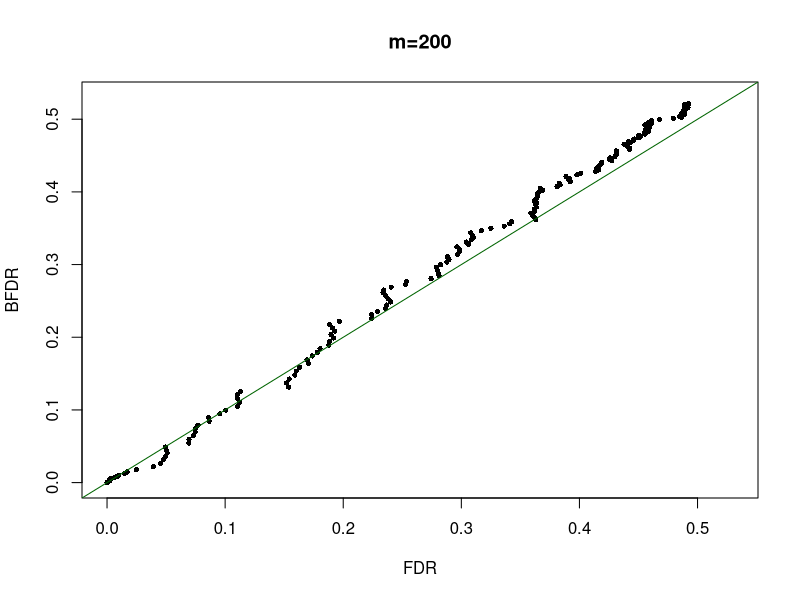
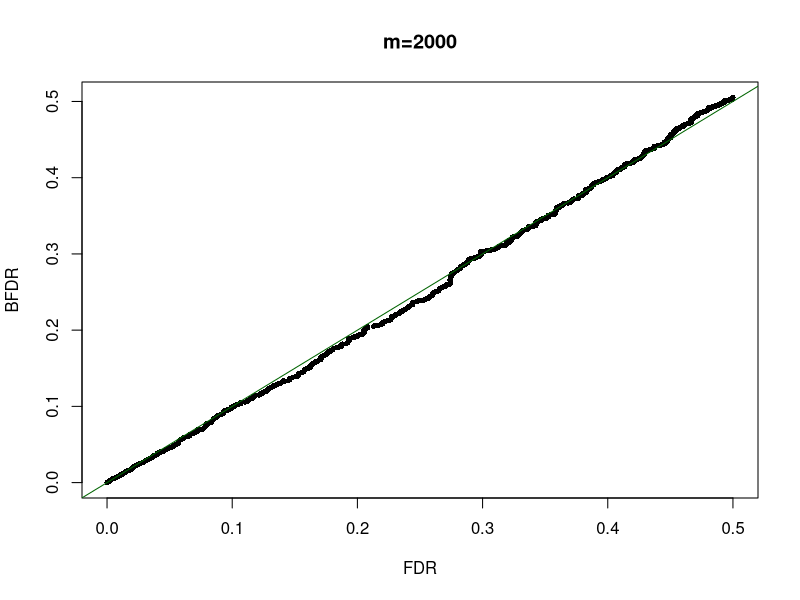
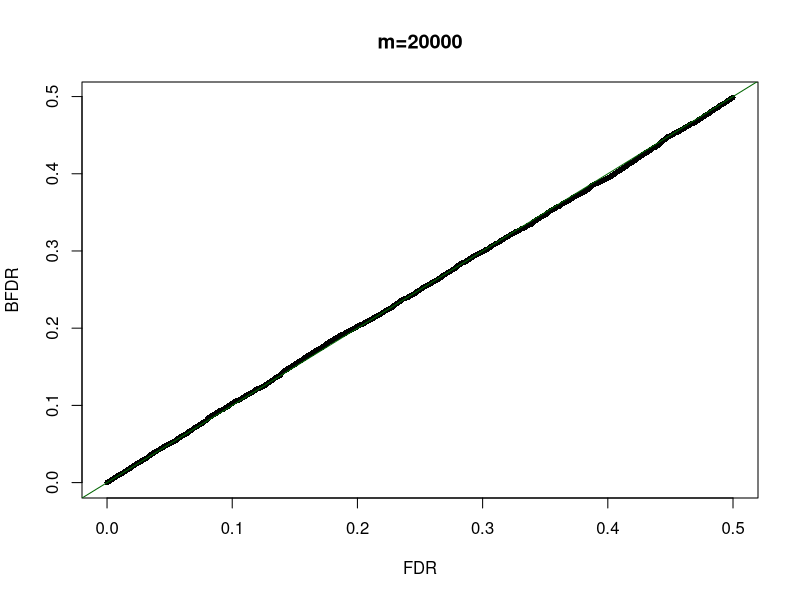

These figures' R source, in order:
compute_log10_BF<-function(zval, k){
      return(-0.5*log10(1+k)+0.5*(k/(1+k))*zval^2/log(10))
}

compute_log10_lik<-function(pi){
	return(sum(log10((pi+(1-pi)*BFv))))
}

compute_pip0<-function(pi){
	return( pi/(pi+(1-pi)*BFv))
}

pi0 = 0.5 
K = 10


set.seed(123)

N = 200
n1 = round((1-pi0)*N)
n2 = N-n1
z1 = rnorm(n1,sd=sqrt(1+K))
z2 = rnorm(n2)
zval = c(z1,z2)
BFv = 10^compute_log10_BF(zval,K)
pip0 = compute_pip0(pi0)

bfdr = cumsum(sort(pip0))/seq(1:N)

pval = 2*pnorm(-abs(zval))
ffdr = pi0*sort(pval)*N/seq(1:N)
pdf(file="bfdr_vs_fdr_m_200.pdf", pointsize = 16, width=7, height=7.5, bg="white")
plot(bfdr~ffdr,pch=16, cex=0.7, xlim=c(0,0.53), ylim = c(0,0.53), xlab="FDR", ylab = "BFDR", main = "m=200")
abline(0,1, col="darkgreen")
dev.off()
sqrt(mean((ffdr-bfdr)^2))




N = 2000
n1 = round((1-pi0)*N)
n2 = N-n1
z1 = rnorm(n1,sd=sqrt(1+K))
z2 = rnorm(n2)
zval = c(z1,z2)
BFv = 10^compute_log10_BF(zval,K)
pip0 = compute_pip0(pi0)

bfdr = cumsum(sort(pip0))/seq(1:N)

pval = 2*pnorm(-abs(zval))
ffdr = pi0*sort(pval)*N/seq(1:N)

pdf(file="bfdr_vs_fdr_m_2k.pdf", pointsize = 16, width=7, height=7.5, bg="white")
plot(bfdr~ffdr,pch=16, cex=0.7, xlab="FDR", ylab = "BFDR", main = "m=2000")
abline(0,1, col="darkgreen")
dev.off()
sqrt(mean((ffdr-bfdr)^2))


N = 20000
n1 = round((1-pi0)*N)
n2 = N-n1
z1 = rnorm(n1,sd=sqrt(1+K))
z2 = rnorm(n2)
zval = c(z1,z2)
BFv = 10^compute_log10_BF(zval,K)
pip0 = compute_pip0(pi0)

bfdr = cumsum(sort(pip0))/seq(1:N)

pval = 2*pnorm(-abs(zval))
ffdr = pi0*sort(pval)*N/seq(1:N)
pdf(file="bfdr_vs_fdr_m_20k.pdf", pointsize = 16, width=7, height=7.5, bg="white")
plot(bfdr~ffdr,pch=16, cex=0.7, xlab="FDR", ylab = "BFDR", main = "m=20000")
abline(0,1, col="darkgreen")
dev.off()
sqrt(mean((ffdr-bfdr)^2))




